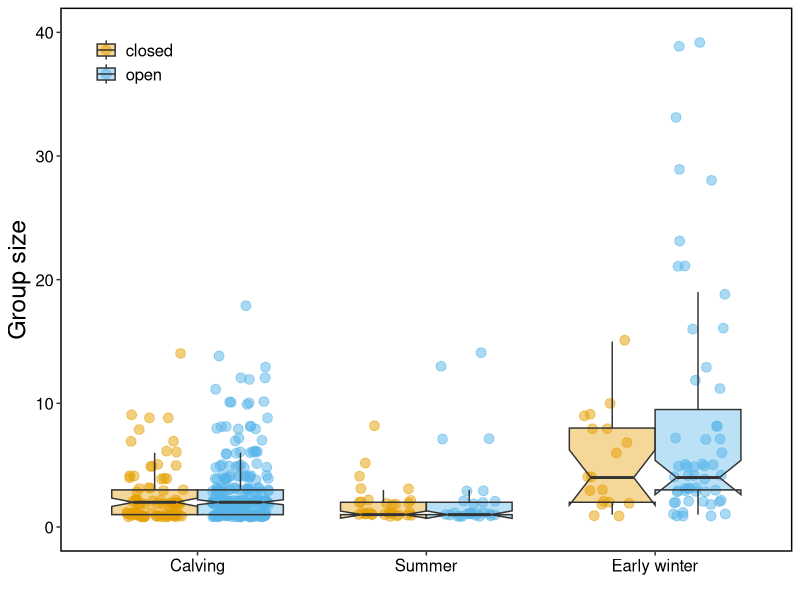

This figure's R source:


## load libraries
library(data.table)
library(ggplot2)
library(gridExtra)

## load data
fogo <- fread("output/fogo-group-locs.csv")


png("graphics/Fig4.png",width = 3000, height = 3000, res = 500)
ggplot(fogo, 
       aes(season, group_size, fill = habitat)) +
  geom_jitter(aes(color = habitat), alpha = 0.5, size = 3, 
              position = position_jitterdodge(jitter.width = 0.25, jitter.height = 0.2)) +
  geom_boxplot(outlier.color = NA, alpha = 0.4, notch = T, 
               position = position_dodge()) +
  ylim(0,40) +
  scale_fill_manual(values=c("#E69F00", "#56B4E9")) +
  scale_color_manual(values=c("#E69F00", "#56B4E9")) +
  scale_x_discrete(limits=c("Calving","Summer","Early winter")) +
  xlab('') +
  ylab('Group size') +
  theme(legend.position = c(0.1,0.9),
        legend.title = element_blank(),
        legend.background = element_blank(),
        legend.key = element_blank(),
        legend.text = element_text(size = 12),
        axis.title.y = element_text(size=18),
        axis.title.x = element_text(size = 9, color = "black"),
        axis.text = element_text(size = 12, color = "black"),
        panel.grid.minor = element_blank(),
        panel.background = element_blank(),
        panel.border = element_rect(colour = "black", fill=NA, size=1))
dev.off()
